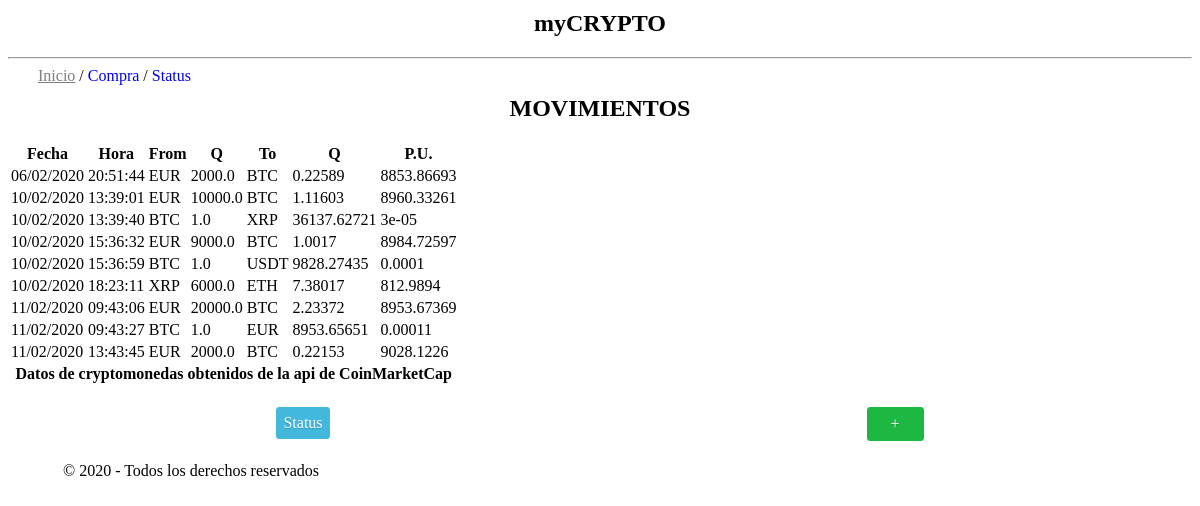
Before: / with the older database file.
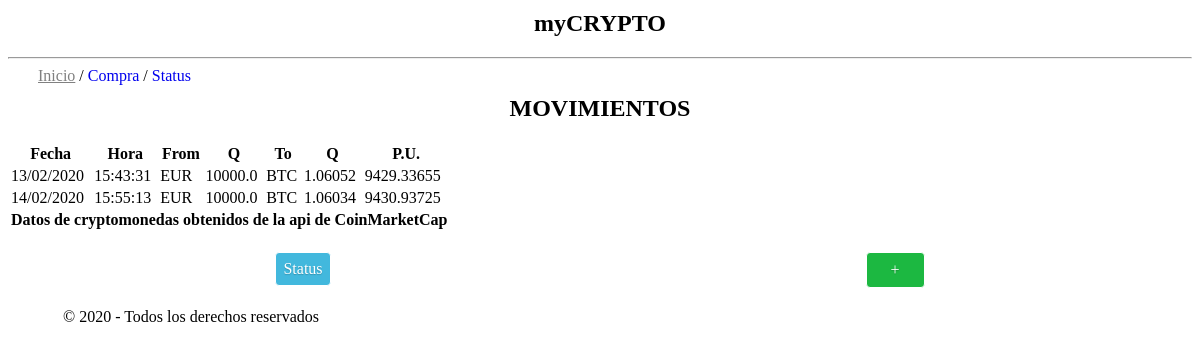
After: the same page with the newer database file.
### tables this page shows
CREATE TABLE "movements" (
	"id"	INTEGER,
	"date"	TEXT,
	"time"	TEXT,
	"from_currency"	INTEGER,
	"from_quantity"	REAL,
	"to_currency"	INTEGER,
	"to_quantity"	REAL,
	PRIMARY KEY("id"),
	FOREIGN KEY("from_currency") REFERENCES "cryptos",
	FOREIGN KEY("to_currency") REFERENCES "cryptos"
);

### cryptoapp/routes.py (the view)
@app.route("/", methods=['GET', 'POST'])
def index():
    conn = sqlite3.connect(BASE_DATOS)
    cursor = conn.cursor()
    query = "SELECT * from movements;"
    try:
        filas = cursor.execute(query)
    except OperationalError as o:
        return render_template("index.html", o=o)
    listado = []
    valorUnit = []
    for fila in filas:
        fila = list(fila)
        valorUnit = round((fila[4] / fila[6]), 5)
        fila.append(valorUnit)
        fila = tuple(fila)
        listado.append(fila)
    conn.close()
    return render_template("index.html", listado = listado)

### cryptoapp/templates/index.html (shortened to what this page needs)
{% extends "base.html" %}
{% block content %}
    <nav>
        <a class="deact" href="">Inicio</a> /
        <a href="purchase">Compra</a> /
        <a href="status">Status</a>
    </nav>
    <h1 class="titulo">MOVIMIENTOS</h1>
    <div class="centrar">
        <table class="pure-table pure-table-horizontal">
            <thead>
                <tr>
                    <th>Fecha</th>
                    <th>Hora</th>
                    <th>From</th>
                    <th>Q</th>
                    <th>To</th>
                    <th>Q</th>
                    <th>P.U.</th>
                </tr>
            </thead>
            <tfoot class="pure-table pure-table-horizontal">
                <tr>
                    <th colspan="7">Datos de cryptomonedas obtenidos de la api de CoinMarketCap</th>
                </tr>
            </tfoot>
            <tbody>
                {% for linea in listado %}
                    <tr>
                        <td>{{linea[1]}}</td>
                        <td>{{linea[2]}}</td>
                        <td>{{linea[3]}}</td>
                        <td>{{linea[4]}}</td>
                        <td>{{linea[5]}}</td>
                        <td>{{linea[6]}}</td>
                        <td>{{linea[7]}}</td>
                    </tr>
                {% endfor %}
            </tbody>
        </table>
    </div>
    <div class="padre space">
        <div class="hijo">
            <a class="botonazul" href="status">Status</a>
        </div>
        <div class="hijo">
            <a class="botonverde pad" href="purchase">+</a>
        </div>
    </div>
{% endblock %}

### cryptoapp/templates/base.html (shortened to what this page needs)
<html lang="en">
<head>
    <link rel="stylesheet" href="./static/styles/styles.css">
    <link rel="stylesheet" href="./static/styles/fontawesome.css">
    <link rel="stylesheet" href="./static/styles/fontawesome.mi.css">
    <link rel="stylesheet" href="https://unpkg.com/purecss@1.0.1/build/pure-min.css">
</head>
<body>
    <h2 class="titulo">myCRYPTO</h2>
    <hr>
    <section class="container">
        {% block content %}{% endblock %}
    </section>
    <footer>&copy; 2020 - Todos los derechos reservados</footer>
    <br>
</body>
</html>

### cryptoapp/static/styles/styles.css (style rules this page uses)
.deact { pointer-events: none; cursor: default; text-decoration: underline; color: grey; }
a { text-decoration: none; }
.centrar { display: inline; text-align: center; text-align: -moz-center; }
.titulo { text-align: center; margin-top: 10px; }
nav { margin-left: 30px; }
.padre { display: flex; justify-content: center; }
.space { justify-content: space-around; }
.hijo { padding: 10px; margin: 10px; }
.botonazul { border: 1px solid; display: block; padding: 7px; color: white; border-radius: 4px; text-shadow: 0 1px 1px rgba(0, 0, 0, 0.2); background: rgb(66, 184, 221); }
.botonverde { border: 1px solid; display: block; padding: 7px; color: white; border-radius: 4px; text-shadow: 0 1px 1px rgba(0, 0, 0, 0.2); background: rgb(28, 184, 65); }
.pad { padding: 8 24; }
footer { margin-left: 55px; }

Changed rows visible on the page:
removed movements: date "10/02/2020", time "13:39:01", from_currency "EUR", from_quantity "10000.0", to_currency "BTC", to_quantity "1.11603", linea "8960.33261"
removed movements: date "10/02/2020", time "13:39:40", from_currency "BTC", from_quantity "1.0", to_currency "XRP", to_quantity "36137.62721", linea "3e-05"
removed movements: date "10/02/2020", time "15:36:32", from_currency "EUR", from_quantity "9000.0", to_currency "BTC", to_quantity "1.0017", linea "8984.72597"
removed movements: date "10/02/2020", time "15:36:59", from_currency "BTC", from_quantity "1.0", to_currency "USDT", to_quantity "9828.27435", linea "0.0001"
removed movements: date "10/02/2020", time "18:23:11", from_currency "XRP", from_quantity "6000.0", to_currency "ETH", to_quantity "7.38017", linea "812.9894"
removed movements: date "11/02/2020", time "09:43:06", from_currency "EUR", from_quantity "20000.0", to_currency "BTC", to_quantity "2.23372", linea "8953.67369"
removed movements: date "11/02/2020", time "09:43:27", from_currency "BTC", from_quantity "1.0", to_currency "EUR", to_quantity "8953.65651", linea "0.00011"
removed movements: date "11/02/2020", time "13:43:45", from_currency "EUR", from_quantity "2000.0", to_currency "BTC", to_quantity "0.22153", linea "9028.1226"
changed movements (number 1 of 2 on the later page): date "06/02/2020" → "13/02/2020"; time "20:51:44" → "15:43:31"; from_quantity "2000.0" → "10000.0"; to_quantity "0.22589" → "1.06052"; linea "8853.86693" → "9429.33655"
added movements: date "14/02/2020", time "15:55:13", from_currency "EUR", from_quantity "10000.0", to_currency "BTC", to_quantity "1.06034", linea "9430.93725"
